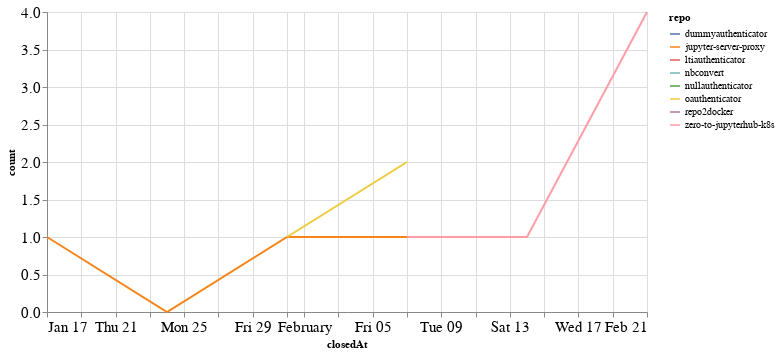

Notebook code for this chart:
### Code cell
closed_by_time = closed_by.groupby('repo').resample('W', on='closedAt').count()['author'].reset_index()
closed_by_time = closed_by_time.rename(columns={'author': 'count'})

alt.Chart(closed_by_time, width=600).mark_line().encode(
    x='closedAt',
    y='count',
    color='repo',
    tooltip="repo"
)

### Figure 1 — Vega-Lite specification as saved in the notebook (floating-point values rounded to 4 significant figures)
{"config": {"axisLeft": {"labelFontSize": 15}, "axisBottom": {"labelFontSize": 15}}, "data": {"name": "data-3a54a25c208093e747c6a1259d54af0d"}, "mark": "line", "encoding": {"color": {"type": "nominal", "field": "repo"}, "tooltip": {"type": "nominal", "field": "repo"}, "x": {"type": "temporal", "field": "closedAt"}, "y": {"type": "quantitative", "field": "count"}}, "width": 600, "$schema": "https://vega.github.io/schema/vega-lite/v4.8.1.json", "datasets": {"data-3a54a25c208093e747c6a1259d54af0d": [{"repo": "dummyauthenticator", "closedAt": "2021-02-14T00:00:00", "count": 1}, {"repo": "jupyter-server-proxy", "closedAt": "2021-01-17T00:00:00", "count": 1}, {"repo": "jupyter-server-proxy", "closedAt": "2021-01-24T00:00:00", "count": 0}, {"repo": "jupyter-server-proxy", "closedAt": "2021-01-31T00:00:00", "count": 1}, {"repo": "jupyter-server-proxy", "closedAt": "2021-02-07T00:00:00", "count": 1}, {"repo": "jupyter-server-proxy", "closedAt": "2021-02-14T00:00:00", "count": 1}, {"repo": "ltiauthenticator", "closedAt": "2021-01-31T00:00:00", "count": 1}, {"repo": "nbconvert", "closedAt": "2021-02-07T00:00:00", "count": 2}, {"repo": "nullauthenticator", "closedAt": "2021-02-14T00:00:00", "count": 1}, {"repo": "oauthenticator", "closedAt": "2021-01-31T00:00:00", "count": 1}, {"repo": "oauthenticator", "closedAt": "2021-02-07T00:00:00", "count": 2}, {"repo": "repo2docker", "closedAt": "2021-02-21T00:00:00", "count": 1}, {"repo": "zero-to-jupyterhub-k8s", "closedAt": "2021-02-07T00:00:00", "count": 1}, {"repo": "zero-to-jupyterhub-k8s", "closedAt": "2021-02-14T00:00:00", "count": 1}, {"repo": "zero-to-jupyterhub-k8s", "closedAt": "2021-02-21T00:00:00", "count": 4}]}}
